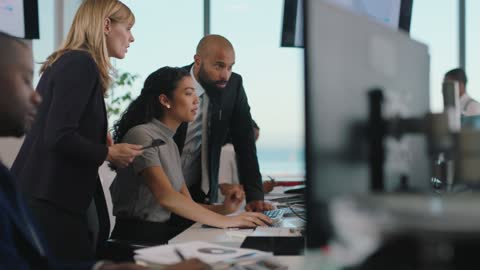
#> input picture film/.work/loz/x.jpg, 480 x 270 px
$ python -i harvest.py   (imports and definitions only)
#> lines starting #> are read from the running program, lines starting #| are printed output that depends on the picture
#> further down, picture is the input picture: PIL image 480x270 RGB; mean R, G, B 99.6, 102.7, 102.7
#!/usr/bin/env python3
"""Derive b-roll and the grammar from the shipped recordings.

The recordings are produced pieces with a fixed grammar - logo card, business
b-roll, the Agent overview card, a device-framed demo, a gradient close - and
each segment type has its own colour signature at the frame border. Border,
not full frame: the overview card sits on a near-black bed but carries big
bright panels, so its average luma reads mid-grey while its border is flat
navy. Classifying the border separates the four cleanly.

Do not reach for `select='gt(scene,N)'`. The encodes carry no usable scene
metadata - every threshold tested returns zero matches on every recording.
Everything here is explicit frame differencing.

Two rules are burned in because breaking either one ruins the harvest:

  * The b-roll window opens at 7.0s, never 5.5s. The recording's own title
    lozenge is in the picture until about 6.5s, and cutting from 5.5s splices
    another agent's name into your film.
  * The window closes before the next card's heading begins to fade up over
    still-full-strength footage. That ghost-in changes no colour, no
    histogram and no edge energy, so every automatic purity test passes while
    the text is already legible. `--verify` renders the first, middle and last
    frame of every cut so it can be checked by eye, which is the only test
    that has ever caught it.

Output: film/assets/broll/<bucket>/*.mp4 and film/assets/broll/index.json
Usage:
    python3 film/kit/harvest.py --scan media/videos/ask-hr-agent.mp4
    python3 film/kit/harvest.py --cut ask-hr-agent --bucket cross_industry
    python3 film/kit/harvest.py --verify
"""
from __future__ import annotations

import argparse
import json
import subprocess
import sys
from pathlib import Path

sys.path.insert(0, str(Path(__file__).resolve().parent))
from common import (BROLL, CORPUS, CORPUS_WEB, FPS, H, REPO_ROOT, VENC,  # noqa: E402
                    W, probe_duration, require_tools, run)

# Fallbacks only. The real in and out points are MEASURED per recording by
# title_clear() and card_in() below, because a fixed 7.0s in-point put another
# agent's title lozenge in the first frame of nine harvested clips. The
# lozenge clears anywhere between 6.1s and 7.4s across the corpus.
SAFE_IN = 7.6
SAFE_OUT = 21.0
TITLE_SAFETY = 0.35         # after the lozenge clears
CARD_SAFETY = 1.5           # before the next card starts ghosting in
MIN_SHOT = 2.2
MAX_SHOT = 5.6
CUT_THRESHOLD = 11.0        # mean abs luma diff at 96x54 that reads as a cut


# [34 lines left out: functions source, classify, not called in this run]


def _lozenge_fraction(frame) -> float:
    """How much of the centre band is the magenta-to-violet title lozenge."""
    import colorsys
    w, h = frame.size
#> w = 480; h = 270
    c = frame.crop((int(w * .15), int(h * .33), int(w * .85), int(h * .67)))
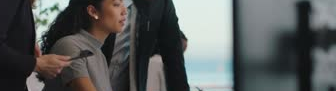
#> c: PIL image 336x91 RGB; mean R, G, B 87.3, 90.3, 89.8
    c = c.convert("RGB").resize((120, 45))
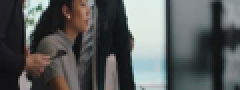
#> c: PIL image 120x45 RGB (shown 2 times larger); mean R, G, B 87.3, 90.3, 89.8
    hits = 0
    for r, g, b in list(c.getdata()):
        hue, sat, val = colorsys.rgb_to_hsv(r / 255, g / 255, b / 255)
        if sat > 0.30 and val > 0.35 and 0.72 < hue < 0.95:
            hits += 1
#> this loop made 5400 passes
#> (r, g, b, hue, sat, val) on passes 1 to 3: (33, 32, 38, 0.694, 0.158, 0.149), (33, 32, 38, 0.694, 0.158, 0.149), (33, 32, 38, 0.694, 0.158, 0.149)
#> after the loop, hits = 0
    return hits / (120 * 45)


# [206 lines left out: functions title_clear, card_in, scan, shot_bounds, cut, verify and 1 more, not called in this run]


# [2 lines not run here, left out]

>>> from PIL import Image
>>> picture = Image.open('../.work/loz/x.jpg')
>>> result = _lozenge_fraction(picture)
#> result = 0
